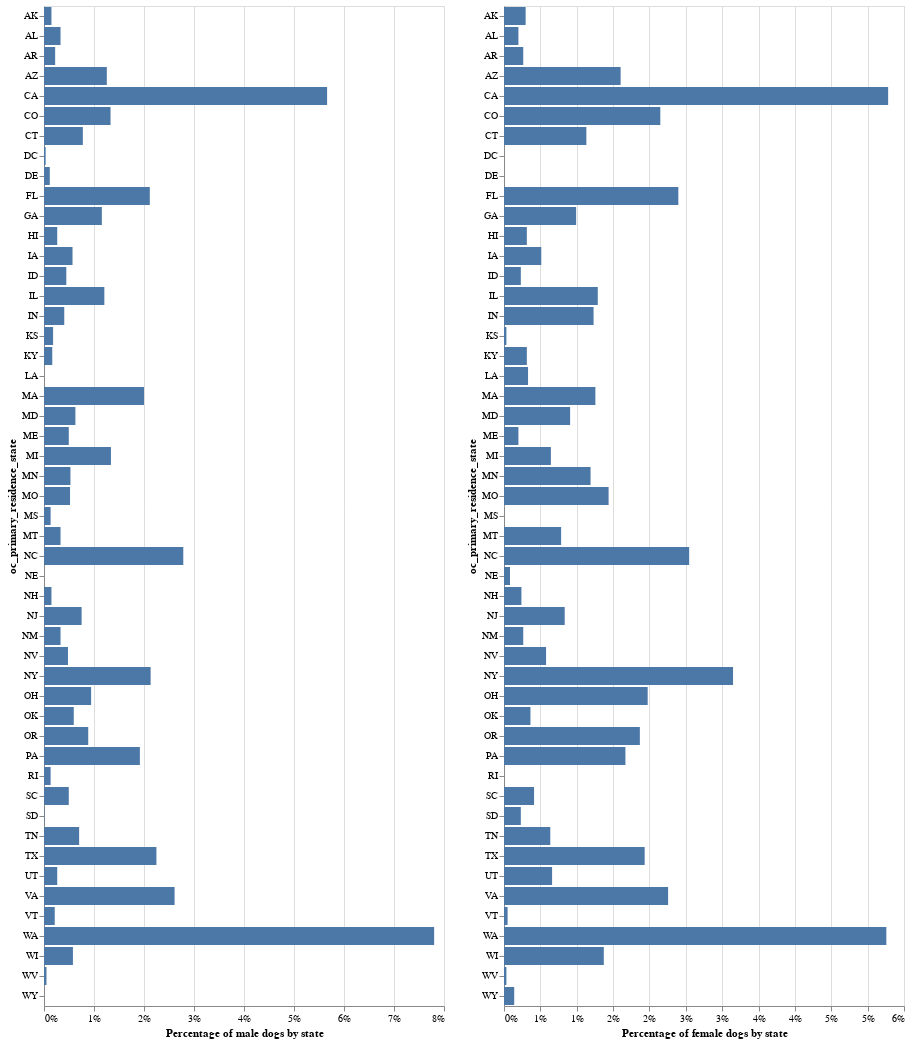

The notebook cell saved with this chart:
### Markdown cell above
# Exploratory Data Analysis: Gender Distribution

### Code cell
sex_df = merged_df_fin[['oc_primary_residence_state', 'dd_sex']]
sex_df['dd_male'] = np.where(sex_df['dd_sex'] == 1, 1, 0)
sex_df['dd_female'] = np.where(sex_df['dd_sex'] == 2, 1, 0)
sex_df['total'] = 1
sex_df = sex_df.groupby(['oc_primary_residence_state']).sum()
sex_df = sex_df.reset_index()
source = sex_df



percentage_male = alt.Chart(source).transform_joinaggregate(
    TotalRespondents='sum(total)',
).transform_calculate(
    PercentOfTotal="datum.dd_male / datum.TotalRespondents"
).mark_bar().encode(
    alt.X('PercentOfTotal:Q', axis=alt.Axis(format='.0%'), title = 'Percentage of male dogs by state'),
    y='oc_primary_residence_state:N'
)


percentage_female = alt.Chart(source).transform_joinaggregate(
    TotalRespondents='sum(total)',
).transform_calculate(
    PercentOfTotal="datum.dd_female / datum.TotalRespondents"
).mark_bar().encode(
    alt.X('PercentOfTotal:Q', axis=alt.Axis(format='.0%'), title = 'Percentage of female dogs by state'),
    y='oc_primary_residence_state:N'
)

percentage_male | percentage_female

### Figure 1 — Vega-Lite specification as saved in the notebook (floating-point values rounded to 4 significant figures)
{"config": {"view": {"continuousWidth": 400, "continuousHeight": 300}}, "hconcat": [{"mark": "bar", "encoding": {"x": {"axis": {"format": ".0%"}, "field": "PercentOfTotal", "title": "Percentage of male dogs by state", "type": "quantitative"}, "y": {"field": "oc_primary_residence_state", "type": "nominal"}}, "transform": [{"joinaggregate": [{"op": "sum", "field": "total", "as": "TotalRespondents"}]}, {"calculate": "datum.dd_male / datum.TotalRespondents", "as": "PercentOfTotal"}]}, {"mark": "bar", "encoding": {"x": {"axis": {"format": ".0%"}, "field": "PercentOfTotal", "title": "Percentage of female dogs by state", "type": "quantitative"}, "y": {"field": "oc_primary_residence_state", "type": "nominal"}}, "transform": [{"joinaggregate": [{"op": "sum", "field": "total", "as": "TotalRespondents"}]}, {"calculate": "datum.dd_female / datum.TotalRespondents", "as": "PercentOfTotal"}]}], "data": {"name": "data-4282050a2eca68278673b822064b8acf"}, "$schema": "https://vega.github.io/schema/vega-lite/v4.17.0.json", "datasets": {"data-4282050a2eca68278673b822064b8acf": [{"oc_primary_residence_state": "AK", "dd_sex": 90, "dd_male": 18, "dd_female": 36, "total": 54}, {"oc_primary_residence_state": "AL", "dd_sex": 88, "dd_male": 40, "dd_female": 24, "total": 64}, {"oc_primary_residence_state": "AR", "dd_sex": 91, "dd_male": 27, "dd_female": 32, "total": 59}, {"oc_primary_residence_state": "AZ", "dd_sex": 540, "dd_male": 152, "dd_female": 194, "total": 346}, {"oc_primary_residence_state": "CA", "dd_sex": 1963, "dd_male": 685, "dd_female": 639, "total": 1324}, {"oc_primary_residence_state": "CO", "dd_sex": 681, "dd_male": 161, "dd_female": 260, "total": 421}, {"oc_primary_residence_state": "CT", "dd_sex": 368, "dd_male": 94, "dd_female": 137, "total": 231}, {"oc_primary_residence_state": "DC", "dd_sex": 4, "dd_male": 4, "dd_female": 0, "total": 4}, {"oc_primary_residence_state": "DE", "dd_sex": 14, "dd_male": 14, "dd_female": 0, "total": 14}, {"oc_primary_residence_state": "FL", "dd_sex": 836, "dd_male": 256, "dd_female": 290, "total": 546}, {"oc_primary_residence_state": "GA", "dd_sex": 380, "dd_male": 140, "dd_female": 120, "total": 260}, {"oc_primary_residence_state": "HI", "dd_sex": 108, "dd_male": 32, "dd_female": 38, "total": 70}, {"oc_primary_residence_state": "IA", "dd_sex": 193, "dd_male": 69, "dd_female": 62, "total": 131}, {"oc_primary_residence_state": "ID", "dd_sex": 110, "dd_male": 54, "dd_female": 28, "total": 82}, {"oc_primary_residence_state": "IL", "dd_sex": 458, "dd_male": 146, "dd_female": 156, "total": 302}, {"oc_primary_residence_state": "IN", "dd_sex": 347, "dd_male": 49, "dd_female": 149, "total": 198}, {"oc_primary_residence_state": "KS", "dd_sex": 30, "dd_male": 22, "dd_female": 4, "total": 26}, {"oc_primary_residence_state": "KY", "dd_sex": 96, "dd_male": 20, "dd_female": 38, "total": 58}, {"oc_primary_residence_state": "LA", "dd_sex": 80, "dd_male": 0, "dd_female": 40, "total": 40}, {"oc_primary_residence_state": "MA", "dd_sex": 546, "dd_male": 242, "dd_female": 152, "total": 394}, {"oc_primary_residence_state": "MD", "dd_sex": 296, "dd_male": 76, "dd_female": 110, "total": 186}, {"oc_primary_residence_state": "ME", "dd_sex": 108, "dd_male": 60, "dd_female": 24, "total": 84}, {"oc_primary_residence_state": "MI", "dd_sex": 318, "dd_male": 162, "dd_female": 78, "total": 240}, {"oc_primary_residence_state": "MN", "dd_sex": 352, "dd_male": 64, "dd_female": 144, "total": 208}, {"oc_primary_residence_state": "MO", "dd_sex": 411, "dd_male": 63, "dd_female": 174, "total": 237}, {"oc_primary_residence_state": "MS", "dd_sex": 16, "dd_male": 16, "dd_female": 0, "total": 16}, {"oc_primary_residence_state": "MT", "dd_sex": 230, "dd_male": 40, "dd_female": 95, "total": 135}, {"oc_primary_residence_state": "NC", "dd_sex": 953, "dd_male": 337, "dd_female": 308, "total": 645}, {"oc_primary_residence_state": "NE", "dd_sex": 20, "dd_male": 0, "dd_female": 10, "total": 10}, {"oc_primary_residence_state": "NH", "dd_sex": 76, "dd_male": 18, "dd_female": 29, "total": 47}, {"oc_primary_residence_state": "NJ", "dd_sex": 293, "dd_male": 91, "dd_female": 101, "total": 192}, {"oc_primary_residence_state": "NM", "dd_sex": 104, "dd_male": 40, "dd_female": 32, "total": 72}, {"oc_primary_residence_state": "NV", "dd_sex": 198, "dd_male": 58, "dd_female": 70, "total": 128}, {"oc_primary_residence_state": "NY", "dd_sex": 1020, "dd_male": 258, "dd_female": 381, "total": 639}, {"oc_primary_residence_state": "OH", "dd_sex": 592, "dd_male": 114, "dd_female": 239, "total": 353}, {"oc_primary_residence_state": "OK", "dd_sex": 160, "dd_male": 72, "dd_female": 44, "total": 116}, {"oc_primary_residence_state": "OR", "dd_sex": 559, "dd_male": 107, "dd_female": 226, "total": 333}, {"oc_primary_residence_state": "PA", "dd_sex": 636, "dd_male": 232, "dd_female": 202, "total": 434}, {"oc_primary_residence_state": "RI", "dd_sex": 16, "dd_male": 16, "dd_female": 0, "total": 16}, {"oc_primary_residence_state": "SC", "dd_sex": 160, "dd_male": 60, "dd_female": 50, "total": 110}, {"oc_primary_residence_state": "SD", "dd_sex": 57, "dd_male": 1, "dd_female": 28, "total": 29}, {"oc_primary_residence_state": "TN", "dd_sex": 239, "dd_male": 85, "dd_female": 77, "total": 162}, {"oc_primary_residence_state": "TX", "dd_sex": 740, "dd_male": 272, "dd_female": 234, "total": 506}, {"oc_primary_residence_state": "UT", "dd_sex": 192, "dd_male": 32, "dd_female": 80, "total": 112}, {"oc_primary_residence_state": "VA", "dd_sex": 862, "dd_male": 316, "dd_female": 273, "total": 589}, {"oc_primary_residence_state": "VT", "dd_sex": 38, "dd_male": 26, "dd_female": 6, "total": 32}, {"oc_primary_residence_state": "WA", "dd_sex": 2216, "dd_male": 944, "dd_female": 636, "total": 1580}, {"oc_primary_residence_state": "WI", "dd_sex": 402, "dd_male": 70, "dd_female": 166, "total": 236}, {"oc_primary_residence_state": "WV", "dd_sex": 14, "dd_male": 6, "dd_female": 4, "total": 10}, {"oc_primary_residence_state": "WY", "dd_sex": 34, "dd_male": 0, "dd_female": 17, "total": 17}]}}
